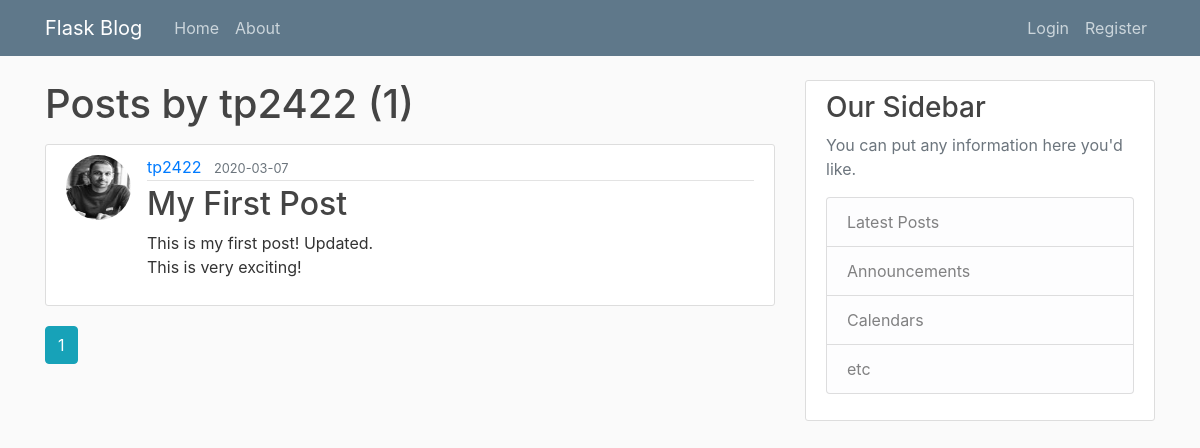
The page /user/tp2422 on the database as committed earlier.
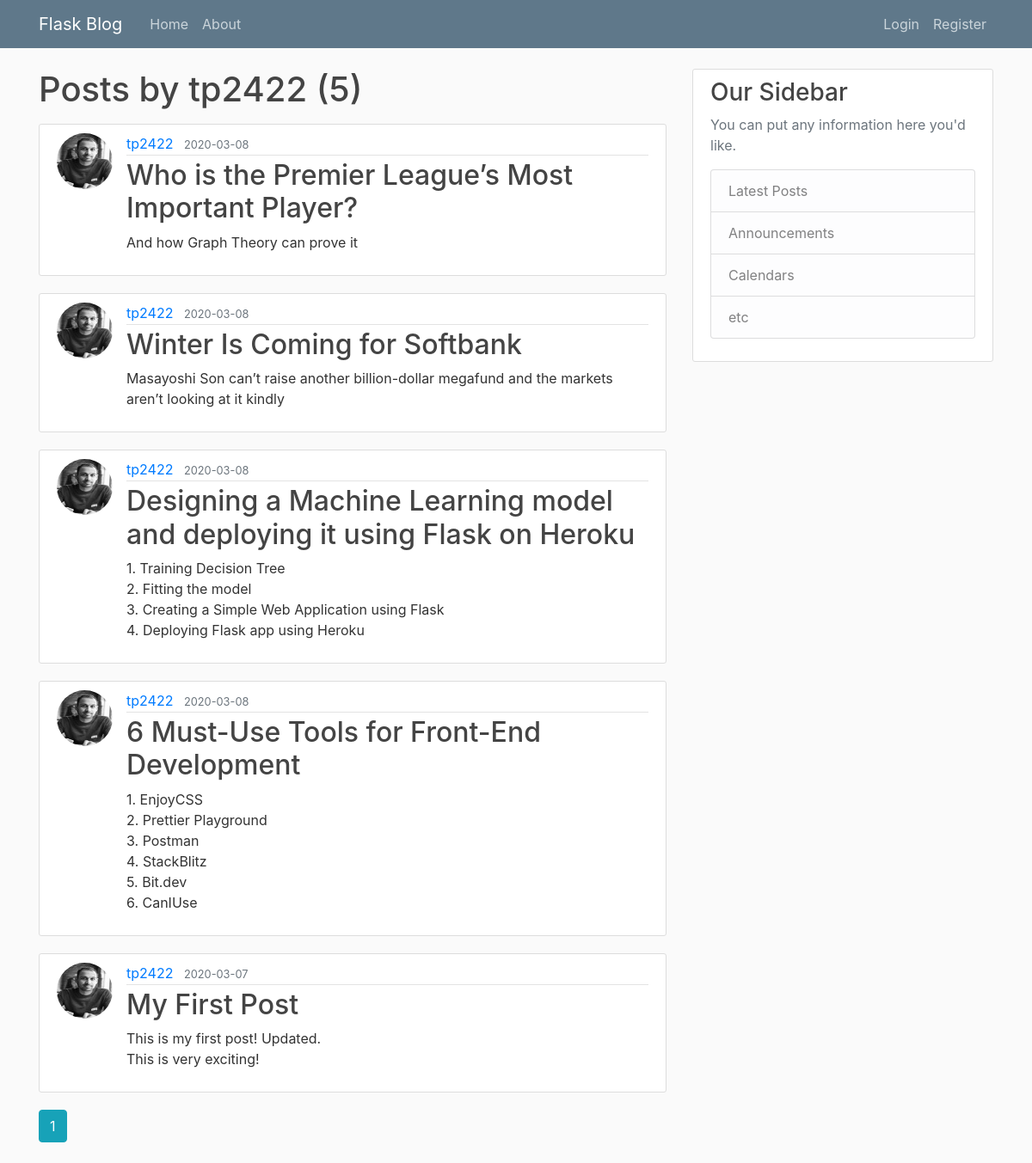
The same page on the database as committed later.
### flaskblog/models.py (models this page shows, shortened)
class User(db.Model, UserMixin):
	id = db.Column(db.Integer, primary_key=True)
	username = db.Column(db.String(20), unique= True, nullable = False)
	email = db.Column(db.String(120), unique=True, nullable=False)
	image_file = db.Column(db.String(20), nullable=False, default='default.jpg')
	password = db.Column(db.String(60), nullable=False)
	posts = db.relationship('Post', backref='author', lazy=True)

class Post(db.Model):
	id = db.Column(db.Integer, primary_key=True)
	title = db.Column(db.String(100), nullable=False)
	date_posted = db.Column(db.DateTime, nullable=False, default=datetime.utcnow)
	content = db.Column(db.Text, nullable=False)
	user_id = db.Column(db.Integer, db.ForeignKey('user.id'), nullable=False)

### flaskblog/routes.py (the view)
@app.route('/user/<string:username>')
def user_posts(username):
	page=request.args.get('page',1, type=int)
	user=User.query.filter_by(username=username).first_or_404()
	posts = Post.query.filter_by(author=user)\
		.order_by(Post.date_posted.desc())\
		.paginate(page=page, per_page=5)
	return render_template('user_posts.html', posts=posts, user=user)

### flaskblog/templates/user_posts.html (shortened to what this page needs)
{% extends "layout.html" %}
{% block content %}
	<h1 class="mb-3">Posts by {{ user.username }} ({{ posts.total}})</h1>
	{% for post in posts.items%}
		<article class="media content-section">
		<img class="rounded-circle article-img" src="{{ url_for('static', filename='profile_pics/' + post.author.image_file) }}">
		  <div class="media-body">
		    <div class="article-metadata">
		      <a class="mr-2" href="{{ url_for('user_posts', username=post.author.username) }}">{{ post.author.username }}</a>
		      <small class="text-muted">{{ post.date_posted.strftime('%Y-%m-%d') }}</small>
		    </div>
		    <h2><a class="article-title" href="{{ url_for('post', post_id=post.id) }}">{{ post.title }}</a></h2>
		    <p class="article-content">{{ post.content }}</p>
		  </div>
		</article>
	{% endfor %}
	{% for page_num in posts.iter_pages(left_edge=1, right_edge=1, left_current=1, right_current=2) %}
		{% if page_num %}
			{% if posts.page == page_num %}
				<a class="btn btn-info mb-4" href="{{ url_for('user_posts', username=user.username, page=page_num) }}">{{ page_num }}</a>
			{% else %}
				<a class="btn btn-outline-info mb-4" href="{{ url_for('user_posts', username=user.username, page=page_num) }}">{{ page_num }}</a>
			{% endif %}
		{% endif %}
	{% endfor %}
{% endblock content %}

### flaskblog/templates/layout.html (shortened to what this page needs)
<!DOCTYPE html>
<html>
<head>
    <link rel="stylesheet" href="https://stackpath.bootstrapcdn.com/bootstrap/4.4.1/css/bootstrap.min.css">
    <link rel="stylesheet" type="text/css" href="{{ url_for('static', filename='main.css')}}">
</head>
<body>
	<header class="site-header">
	  <nav class="navbar navbar-expand-md navbar-dark bg-steel fixed-top">
	    <div class="container">
	      <a class="navbar-brand mr-4" href="/">Flask Blog</a>
	      <div class="collapse navbar-collapse" id="navbarToggle">
	        <div class="navbar-nav mr-auto">
	          <a class="nav-item nav-link" href="{{ url_for('home') }}">Home</a>
	          <a class="nav-item nav-link" href="{{ url_for('about') }}">About</a>
	        </div>
	        <div class="navbar-nav">
	        	{% if current_user.is_authenticated %}
  	        	 <a class="nav-item nav-link" href="{{ url_for('new_post') }}">New Post</a>
	        	 <a class="nav-item nav-link" href="{{ url_for('account') }}">Account</a>
		          <a class="nav-item nav-link" href="{{ url_for('logout') }}">Logout</a>
	        	{% else %}
		          <a class="nav-item nav-link" href="{{ url_for('login') }}">Login</a>
		          <a class="nav-item nav-link" href="{{ url_for('register') }}">Register</a>
		        {% endif %}
	        </div>
	      </div>
	    </div>
	  </nav>
	</header>
	<main role="main" class="container">
      <div class="row">
        <div class="col-md-8">
          {% block content %}{% endblock %}
        </div>
        <div class="col-md-4">
          <div class="content-section">
            <h3>Our Sidebar</h3>
            <p class='text-muted'>You can put any information here you'd like.
              <ul class="list-group">
                <li class="list-group-item list-group-item-light">Latest Posts</li>
                <li class="list-group-item list-group-item-light">Announcements</li>
                <li class="list-group-item list-group-item-light">Calendars</li>
                <li class="list-group-item list-group-item-light">etc</li>
              </ul>
            </p>
          </div>
        </div>
      </div>
    </main>
  </body>
</body>
</html>

### flaskblog/static/main.css (style rules this page uses)
body { background: #fafafa; color: #333333; margin-top: 5rem; }
h1, h2, h3, h4, h5, h6 { color: #444444; }
.bg-steel { background-color: #5f788a; }
.site-header .navbar-nav .nav-link { color: #cbd5db; }
.content-section { background: #ffffff; padding: 10px 20px; border: 1px solid #dddddd; border-radius: 3px; margin-bottom: 20px; }
.article-title { color: #444444; }
.article-content { white-space: pre-line; }
.article-img { height: 65px; width: 65px; margin-right: 16px; }
.article-metadata { padding-bottom: 1px; margin-bottom: 4px; border-bottom: 1px solid #e3e3e3 }

Rows that differ between the two databases and show on the page:
added Post: image_file (picture), author.username "tp2422", date_posted "2020-03-08", title "Who is the Premier League’s Most Important Player?", content "And how Graph Theory can prove it"
added Post: image_file (picture), author.username "tp2422", date_posted "2020-03-08", title "Winter Is Coming for Softbank", content "Masayoshi Son can’t raise another billion-dollar megafund and the markets aren’t looking at it kindly"
added Post: image_file (picture), author.username "tp2422", date_posted "2020-03-08", title "Designing a Machine Learning model and deploying it using Flask on Heroku", content "1. Training Decision Tree 2. Fitting the model 3. Creating a Simple Web Application using Flask 4. Deploying Flask app using Heroku"
added Post: image_file (picture), author.username "tp2422", date_posted "2020-03-08", title "6 Must-Use Tools for Front-End Development", content "1. EnjoyCSS 2. Prettier Playground 3. Postman 4. StackBlitz 5. Bit.dev 6. CanIUse"
Other text that changed with them:
{{ posts.total }}: "1" → "5"
